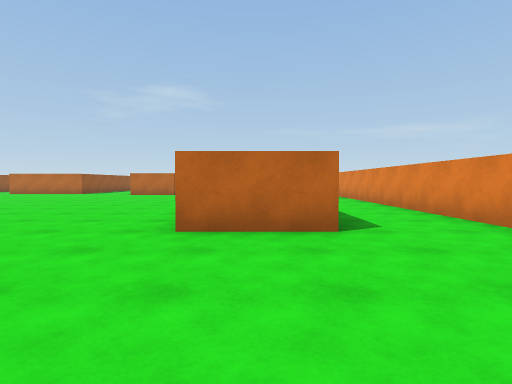
view 1 (above)

23 first-person views from a walk through a scene from a Unity 3-D project. The camera is 1.2 m above the floor, tilts 2° down and sees 80° across. The floor is counted in squares, 2 m on a side. Each view is taken from the middle of a square. On the plan, view 1 faces up. The plan holds only what a view shows up to about 9 squares ahead; the rest is blank. The player is left out.

view 2
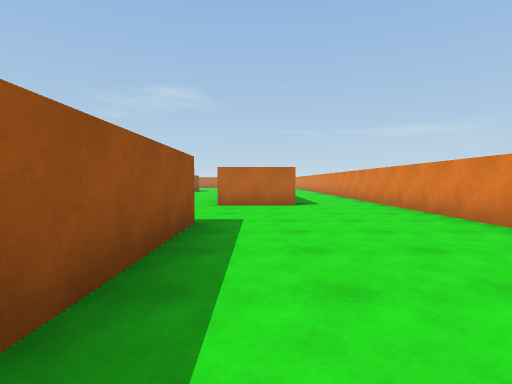

view 3
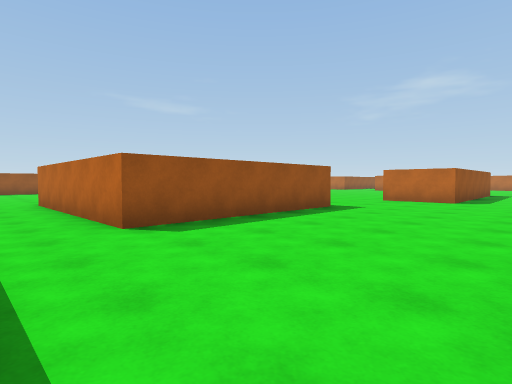

view 4
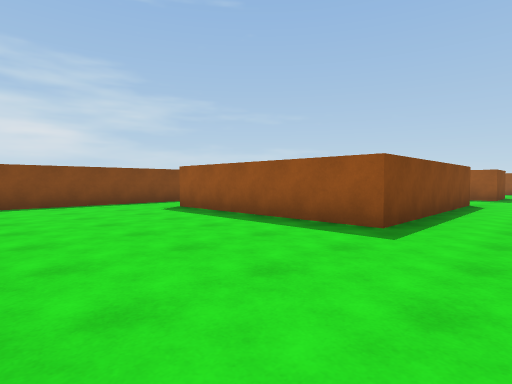

view 5
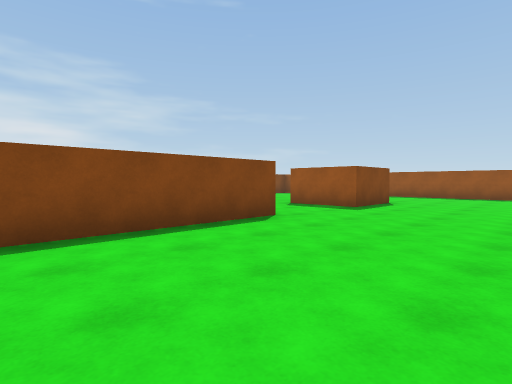

view 6
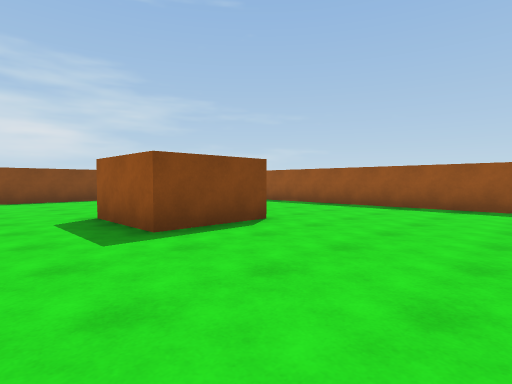

view 7
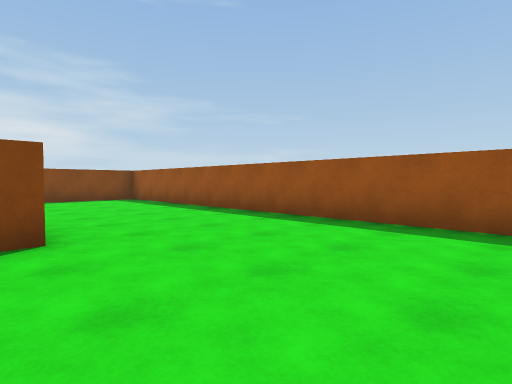

view 8
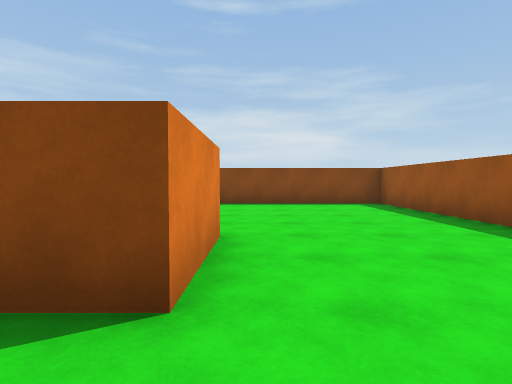

view 9
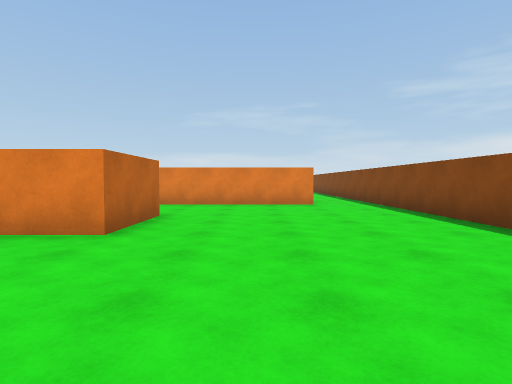

view 10
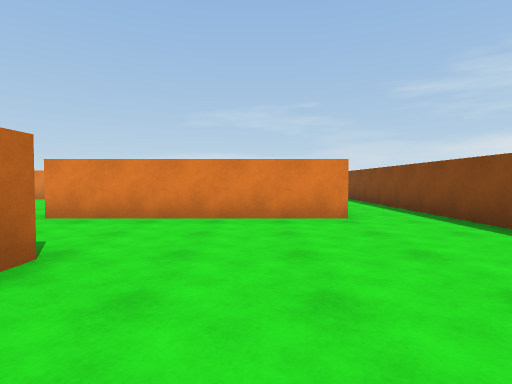

view 11
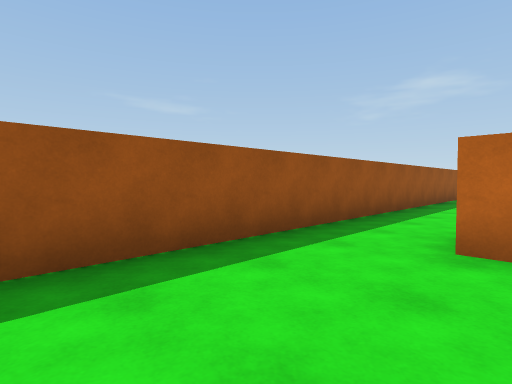

view 12
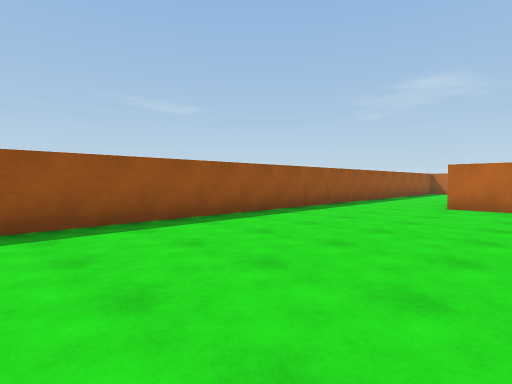

view 13
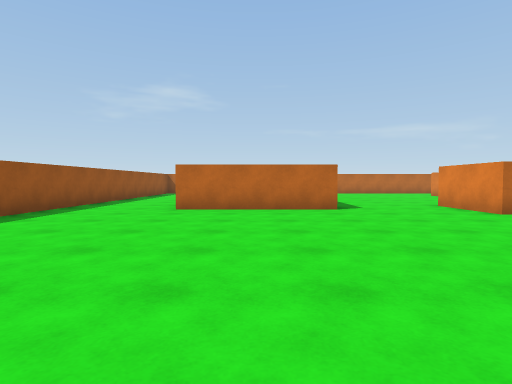

view 14
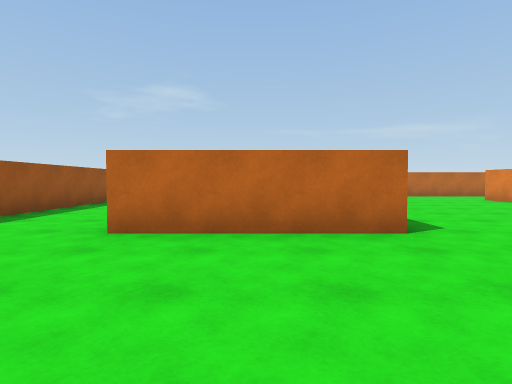

view 15
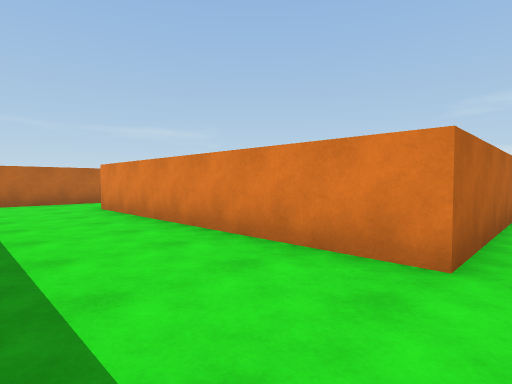

view 16
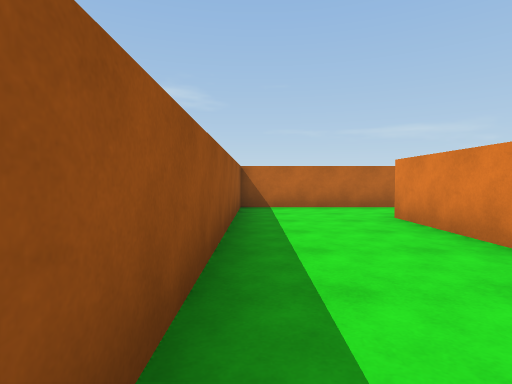

view 17
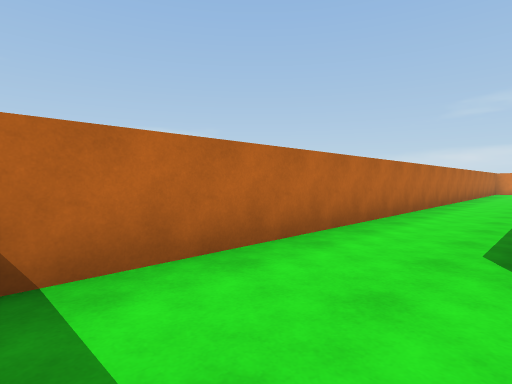

view 18
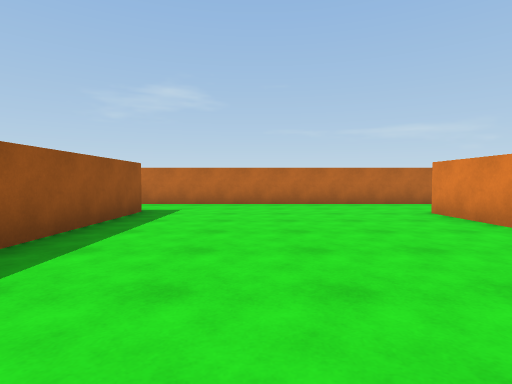

view 19
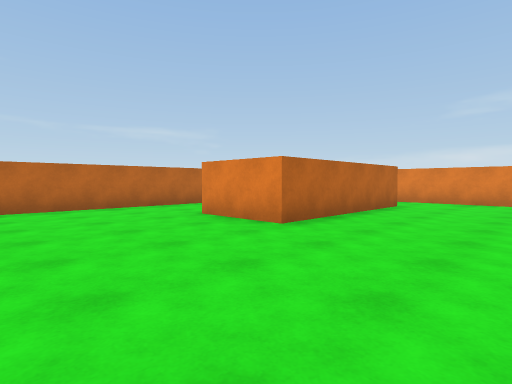

view 20
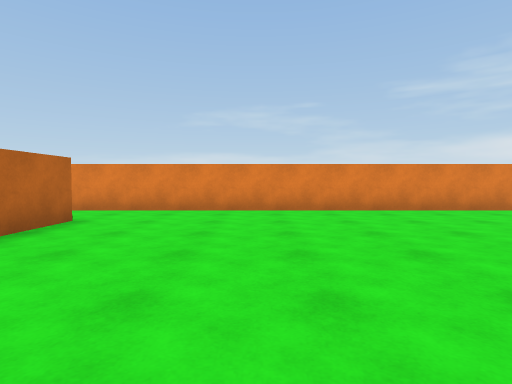

view 21
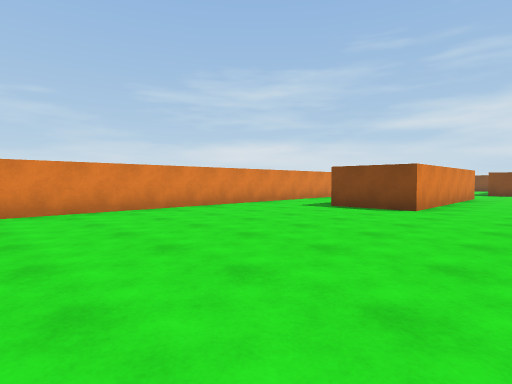

view 22
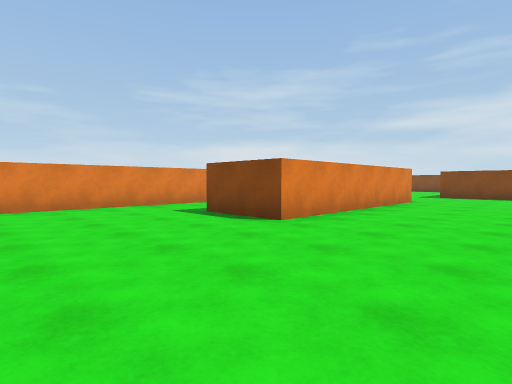

view 23
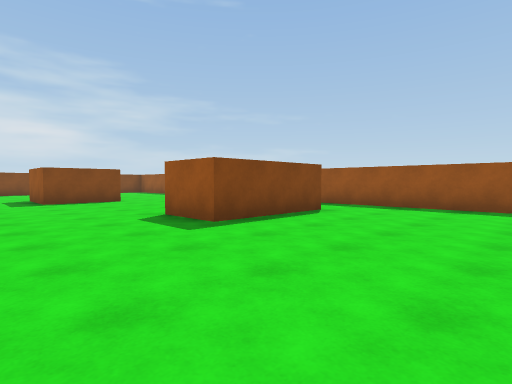

### Floor plan
Points are (right, up) in squares from view 1. A wall is a line through its corners. A room is listed if a view was taken in it or the views show most of it. See-through windows are left out.
Room 1 (views 1, 2, 3, 4, 5, 6, 7, 8, 9, 10, 11, 12, 13, 14, 15, 16, 17, 18, 19, 20, 21, 22, 23)
walls: (-5.6, 13.4) (-5.6, 15.5); (-12.6, 6.4) (-9.7, 6.4) (-9.7, 4.9); (-12.1, 4.9) (-12.6, 4.9); (-8.2, 14.5) (-11.7, 14.5) (-11.7, 21.1); (-6.1, 0.4) (-0.9, 0.4) (-0.9, -4.5) (-6.1, -4.5) (-6.1, 0.4); (1, 4.8) (1, 3.6) (-1, 3.6) (-1, 9.4) (1, 9.4); (-8.7, 0.6) (-8.7, -1.3) (-10.6, -1.3) (-10.6, 0.6) (-8.7, 0.6); (3.3, -0.1) (3.3, 19.9); (1.6, 18.8) (-2.7, 18.8) (-2.7, 20.8); (-8.3, 21.1) (-8.3, 17.6); (-1, 23) (-14.4, 23) (-14.4, -6.2) (2.4, -6.2)

Positions as (right, up) in squares from view 1, and headings:
1: (0, 0), facing up
2: (0, -4), facing up
3: (3, -6), facing up-left
4: (3, 2), facing down-left
5: (-2, 4), facing down-left
6: (-7, 4), facing down-left
7: (-10, 4), facing down-left
8: (-11, 2), facing down
9: (-14, -3), facing right
10: (-11, -3), facing right
11: (-12, 2), facing up-left
12: (-10, 7), facing up-left
13: (-10, 8), facing up
14: (-10, 11), facing up
15: (-14, 14), facing up-right
16: (-14, 16), facing up
17: (-14, 21), facing up-right
18: (-6, 15), facing up
19: (-6, 16), facing up-right
20: (-3, 16), facing right
21: (-3, 16), facing down-right
22: (-4, 13), facing down-right
23: (-7, 10), facing down-left
